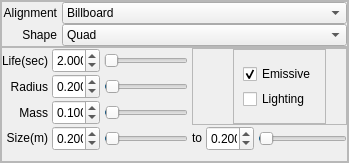
                  <widget class="QFrame" name="ParticlesFrame1Left">
                   <property name="sizePolicy">
                    <sizepolicy hsizetype="Preferred" vsizetype="Preferred">
                     <horstretch>3</horstretch>
                     <verstretch>0</verstretch>
                    </sizepolicy>
                   </property>
                   <property name="frameShape">
                    <enum>QFrame::StyledPanel</enum>
                   </property>
                   <property name="frameShadow">
                    <enum>QFrame::Raised</enum>
                   </property>
                   <layout class="QVBoxLayout" name="verticalLayout_5">
                    <property name="spacing">
                     <number>0</number>
                    </property>
                    <property name="margin">
                     <number>0</number>
                    </property>
                    <item>
                     <widget class="QFrame" name="ParticlesFrame1Left1">
                      <property name="frameShape">
                       <enum>QFrame::StyledPanel</enum>
                      </property>
                      <property name="frameShadow">
                       <enum>QFrame::Raised</enum>
                      </property>
                      <layout class="QGridLayout" name="gridLayout_2">
                       <property name="horizontalSpacing">
                        <number>5</number>
                       </property>
                       <property name="verticalSpacing">
                        <number>0</number>
                       </property>
                       <property name="margin">
                        <number>0</number>
                       </property>
                       <item row="1" column="1">
                        <widget class="QComboBox" name="ShapeComboBox">
                         <property name="sizePolicy">
                          <sizepolicy hsizetype="Preferred" vsizetype="Preferred">
                           <horstretch>2</horstretch>
                           <verstretch>0</verstretch>
                          </sizepolicy>
                         </property>
                         <property name="baseSize">
                          <size>
                           <width>130</width>
                           <height>25</height>
                          </size>
                         </property>
                         <property name="currentIndex">
                          <number>1</number>
                         </property>
                         <item>
                          <property name="text">
                           <string>Point</string>
                          </property>
                         </item>
                         <item>
                          <property name="text">
                           <string>Quad</string>
                          </property>
                         </item>
                         <item>
                          <property name="text">
                           <string>Quad Tri Strip</string>
                          </property>
                         </item>
                         <item>
                          <property name="text">
                           <string>Hexagon</string>
                          </property>
                         </item>
                         <item>
                          <property name="text">
                           <string>Line</string>
                          </property>
                         </item>
                        </widget>
                       </item>
                       <item row="0" column="1">
                        <widget class="QComboBox" name="AlignmentComboBox">
                         <property name="sizePolicy">
                          <sizepolicy hsizetype="Preferred" vsizetype="Preferred">
                           <horstretch>2</horstretch>
                           <verstretch>0</verstretch>
                          </sizepolicy>
                         </property>
                         <property name="baseSize">
                          <size>
                           <width>95</width>
                           <height>25</height>
                          </size>
                         </property>
                         <property name="autoFillBackground">
                          <bool>false</bool>
                         </property>
                         <item>
                          <property name="text">
                           <string>Billboard</string>
                          </property>
                         </item>
                         <item>
                          <property name="text">
                           <string>Fixed</string>
                          </property>
                         </item>
                        </widget>
                       </item>
                       <item row="0" column="0">
                        <widget class="QLabel" name="AlignmentLabel">
                         <property name="sizePolicy">
                          <sizepolicy hsizetype="Fixed" vsizetype="Fixed">
                           <horstretch>1</horstretch>
                           <verstretch>0</verstretch>
                          </sizepolicy>
                         </property>
                         <property name="text">
                          <string>Alignment</string>
                         </property>
                         <property name="alignment">
                          <set>Qt::AlignRight|Qt::AlignTrailing|Qt::AlignVCenter</set>
                         </property>
                        </widget>
                       </item>
                       <item row="1" column="0">
                        <widget class="QLabel" name="ShapeLabel">
                         <property name="sizePolicy">
                          <sizepolicy hsizetype="Minimum" vsizetype="Fixed">
                           <horstretch>1</horstretch>
                           <verstretch>0</verstretch>
                          </sizepolicy>
                         </property>
                         <property name="text">
                          <string>Shape</string>
                         </property>
                         <property name="alignment">
                          <set>Qt::AlignRight|Qt::AlignTrailing|Qt::AlignVCenter</set>
                         </property>
                        </widget>
                       </item>
                      </layout>
                     </widget>
                    </item>
                    <item>
                     <widget class="QFrame" name="ParticlesFrame1Left2">
                      <property name="frameShape">
                       <enum>QFrame::StyledPanel</enum>
                      </property>
                      <property name="frameShadow">
                       <enum>QFrame::Raised</enum>
                      </property>
                      <layout class="QGridLayout" name="gridLayout_9">
                       <property name="leftMargin">
                        <number>0</number>
                       </property>
                       <property name="topMargin">
                        <number>0</number>
                       </property>
                       <property name="rightMargin">
                        <number>0</number>
                       </property>
                       <property name="bottomMargin">
                        <number>10</number>
                       </property>
                       <property name="horizontalSpacing">
                        <number>4</number>
                       </property>
                       <property name="verticalSpacing">
                        <number>1</number>
                       </property>
                       <item row="0" column="0">
                        <widget class="QLabel" name="LifeLabel">
                         <property name="sizePolicy">
                          <sizepolicy hsizetype="Preferred" vsizetype="Fixed">
                           <horstretch>0</horstretch>
                           <verstretch>0</verstretch>
                          </sizepolicy>
                         </property>
                         <property name="minimumSize">
                          <size>
                           <width>0</width>
                           <height>25</height>
                          </size>
                         </property>
                         <property name="toolTip">
                          <string>The lifetime of each particle (seconds)</string>
                         </property>
                         <property name="text">
                          <string>Life(sec)</string>
                         </property>
                         <property name="alignment">
                          <set>Qt::AlignRight|Qt::AlignTrailing|Qt::AlignVCenter</set>
                         </property>
                        </widget>
                       </item>
                       <item row="1" column="0">
                        <widget class="QLabel" name="RadiusLabel">
                         <property name="sizePolicy">
                          <sizepolicy hsizetype="Preferred" vsizetype="Fixed">
                           <horstretch>0</horstretch>
                           <verstretch>0</verstretch>
                          </sizepolicy>
                         </property>
                         <property name="minimumSize">
                          <size>
                           <width>0</width>
                           <height>25</height>
                          </size>
                         </property>
                         <property name="text">
                          <string>Radius</string>
                         </property>
                         <property name="alignment">
                          <set>Qt::AlignRight|Qt::AlignTrailing|Qt::AlignVCenter</set>
                         </property>
                        </widget>
                       </item>
                       <item row="2" column="0">
                        <widget class="QLabel" name="MassLabel">
                         <property name="sizePolicy">
                          <sizepolicy hsizetype="Preferred" vsizetype="Fixed">
                           <horstretch>0</horstretch>
                           <verstretch>0</verstretch>
                          </sizepolicy>
                         </property>
                         <property name="minimumSize">
                          <size>
                           <width>0</width>
                           <height>25</height>
                          </size>
                         </property>
                         <property name="text">
                          <string>Mass</string>
                         </property>
                         <property name="alignment">
                          <set>Qt::AlignRight|Qt::AlignTrailing|Qt::AlignVCenter</set>
                         </property>
                        </widget>
                       </item>
                       <item row="3" column="0">
                        <widget class="QLabel" name="SizeLabel">
                         <property name="sizePolicy">
                          <sizepolicy hsizetype="Preferred" vsizetype="Fixed">
                           <horstretch>0</horstretch>
                           <verstretch>0</verstretch>
                          </sizepolicy>
                         </property>
                         <property name="toolTip">
                          <string>Size at start of lifetime</string>
                         </property>
                         <property name="text">
                          <string>Size(m)</string>
                         </property>
                         <property name="alignment">
                          <set>Qt::AlignRight|Qt::AlignTrailing|Qt::AlignVCenter</set>
                         </property>
                        </widget>
                       </item>
                       <item row="3" column="3">
                        <widget class="QLabel" name="SizeToLabel">
                         <property name="sizePolicy">
                          <sizepolicy hsizetype="Fixed" vsizetype="Fixed">
                           <horstretch>0</horstretch>
                           <verstretch>0</verstretch>
                          </sizepolicy>
                         </property>
                         <property name="toolTip">
                          <string>Size at end of lifetime</string>
                         </property>
                         <property name="text">
                          <string>to</string>
                         </property>
                         <property name="alignment">
                          <set>Qt::AlignRight|Qt::AlignTrailing|Qt::AlignVCenter</set>
                         </property>
                        </widget>
                       </item>
                       <item row="0" column="3" rowspan="3" colspan="3">
                        <widget class="QFrame" name="LightingOuterFrame">
                         <property name="frameShape">
                          <enum>QFrame::StyledPanel</enum>
                         </property>
                         <property name="frameShadow">
                          <enum>QFrame::Raised</enum>
                         </property>
                         <layout class="QHBoxLayout" name="horizontalLayout_2">
                          <property name="spacing">
                           <number>0</number>
                          </property>
                          <property name="margin">
                           <number>0</number>
                          </property>
                          <item>
                           <spacer name="horizontalSpacer_9">
                            <property name="orientation">
                             <enum>Qt::Horizontal</enum>
                            </property>
                            <property name="sizeType">
                             <enum>QSizePolicy::Expanding</enum>
                            </property>
                            <property name="sizeHint" stdset="0">
                             <size>
                              <width>40</width>
                              <height>20</height>
                             </size>
                            </property>
                           </spacer>
                          </item>
                          <item>
                           <widget class="QFrame" name="LightingInnerFrame">
                            <property name="sizePolicy">
                             <sizepolicy hsizetype="Preferred" vsizetype="Preferred">
                              <horstretch>0</horstretch>
                              <verstretch>0</verstretch>
                             </sizepolicy>
                            </property>
                            <property name="frameShape">
                             <enum>QFrame::StyledPanel</enum>
                            </property>
                            <property name="frameShadow">
                             <enum>QFrame::Raised</enum>
                            </property>
                            <layout class="QVBoxLayout" name="verticalLayout_4">
                             <property name="spacing">
                              <number>0</number>
                             </property>
                             <property name="margin">
                              <number>9</number>
                             </property>
                             <item>
                              <widget class="QCheckBox" name="EmissiveCheckbox">
                               <property name="sizePolicy">
                                <sizepolicy hsizetype="Fixed" vsizetype="Fixed">
                                 <horstretch>0</horstretch>
                                 <verstretch>0</verstretch>
                                </sizepolicy>
                               </property>
                               <property name="text">
                                <string>Emissive</string>
                               </property>
                               <property name="checked">
                                <bool>true</bool>
                               </property>
                              </widget>
                             </item>
                             <item>
                              <widget class="QCheckBox" name="LightingCheckbox">
                               <property name="sizePolicy">
                                <sizepolicy hsizetype="Fixed" vsizetype="Fixed">
                                 <horstretch>0</horstretch>
                                 <verstretch>0</verstretch>
                                </sizepolicy>
                               </property>
                               <property name="text">
                                <string>Lighting</string>
                               </property>
                              </widget>
                             </item>
                            </layout>
                           </widget>
                          </item>
                          <item>
                           <spacer name="horizontalSpacer_10">
                            <property name="orientation">
                             <enum>Qt::Horizontal</enum>
                            </property>
                            <property name="sizeHint" stdset="0">
                             <size>
                              <width>20</width>
                              <height>20</height>
                             </size>
                            </property>
                           </spacer>
                          </item>
                         </layout>
                        </widget>
                       </item>
                       <item row="1" column="2">
                        <widget class="QSlider" name="RadiusSlider">
                         <property name="sizePolicy">
                          <sizepolicy hsizetype="Expanding" vsizetype="Fixed">
                           <horstretch>0</horstretch>
                           <verstretch>0</verstretch>
                          </sizepolicy>
                         </property>
                         <property name="maximum">
                          <number>1000</number>
                         </property>
                         <property name="value">
                          <number>20</number>
                         </property>
                         <property name="orientation">
                          <enum>Qt::Horizontal</enum>
                         </property>
                        </widget>
                       </item>
                       <item row="2" column="2">
                        <widget class="QSlider" name="MassSlider">
                         <property name="sizePolicy">
                          <sizepolicy hsizetype="Expanding" vsizetype="Fixed">
                           <horstretch>0</horstretch>
                           <verstretch>0</verstretch>
                          </sizepolicy>
                         </property>
                         <property name="maximum">
                          <number>1000</number>
                         </property>
                         <property name="value">
                          <number>10</number>
                         </property>
                         <property name="orientation">
                          <enum>Qt::Horizontal</enum>
                         </property>
                        </widget>
                       </item>
                       <item row="3" column="2">
                        <widget class="QSlider" name="SizeFromSlider">
                         <property name="sizePolicy">
                          <sizepolicy hsizetype="Expanding" vsizetype="Fixed">
                           <horstretch>0</horstretch>
                           <verstretch>0</verstretch>
                          </sizepolicy>
                         </property>
                         <property name="toolTip">
                          <string>Size at start of lifetime</string>
                         </property>
                         <property name="maximum">
                          <number>100</number>
                         </property>
                         <property name="value">
                          <number>2</number>
                         </property>
                         <property name="orientation">
                          <enum>Qt::Horizontal</enum>
                         </property>
                         <property name="tickPosition">
                          <enum>QSlider::NoTicks</enum>
                         </property>
                         <property name="tickInterval">
                          <number>0</number>
                         </property>
                        </widget>
                       </item>
                       <item row="0" column="1">
                        <widget class="QDoubleSpinBox" name="LifeSpinBox">
                         <property name="sizePolicy">
                          <sizepolicy hsizetype="Fixed" vsizetype="Fixed">
                           <horstretch>0</horstretch>
                           <verstretch>0</verstretch>
                          </sizepolicy>
                         </property>
                         <property name="minimumSize">
                          <size>
                           <width>48</width>
                           <height>25</height>
                          </size>
                         </property>
                         <property name="maximumSize">
                          <size>
                           <width>48</width>
                           <height>25</height>
                          </size>
                         </property>
                         <property name="toolTip">
                          <string>The lifetime of each particle (seconds)</string>
                         </property>
                         <property name="alignment">
                          <set>Qt::AlignRight|Qt::AlignTrailing|Qt::AlignVCenter</set>
                         </property>
                         <property name="decimals">
                          <number>3</number>
                         </property>
                         <property name="maximum">
                          <double>1000.000000000000000</double>
                         </property>
                         <property name="singleStep">
                          <double>0.010000000000000</double>
                         </property>
                         <property name="value">
                          <double>2.000000000000000</double>
                         </property>
                        </widget>
                       </item>
                       <item row="1" column="1">
                        <widget class="QDoubleSpinBox" name="RadiusSpinBox">
                         <property name="sizePolicy">
                          <sizepolicy hsizetype="Fixed" vsizetype="Fixed">
                           <horstretch>0</horstretch>
                           <verstretch>0</verstretch>
                          </sizepolicy>
                         </property>
                         <property name="minimumSize">
                          <size>
                           <width>48</width>
                           <height>25</height>
                          </size>
                         </property>
                         <property name="maximumSize">
                          <size>
                           <width>48</width>
                           <height>25</height>
                          </size>
                         </property>
                         <property name="alignment">
                          <set>Qt::AlignRight|Qt::AlignTrailing|Qt::AlignVCenter</set>
                         </property>
                         <property name="decimals">
                          <number>3</number>
                         </property>
                         <property name="maximum">
                          <double>10.000000000000000</double>
                         </property>
                         <property name="singleStep">
                          <double>0.010000000000000</double>
                         </property>
                         <property name="value">
                          <double>0.200000000000000</double>
                         </property>
                        </widget>
                       </item>
                       <item row="3" column="5">
                        <widget class="QSlider" name="SizeToSlider">
                         <property name="sizePolicy">
                          <sizepolicy hsizetype="Expanding" vsizetype="Fixed">
                           <horstretch>0</horstretch>
                           <verstretch>0</verstretch>
                          </sizepolicy>
                         </property>
                         <property name="toolTip">
                          <string>Size at end of lifetime</string>
                         </property>
                         <property name="maximum">
                          <number>100</number>
                         </property>
                         <property name="value">
                          <number>2</number>
                         </property>
                         <property name="orientation">
                          <enum>Qt::Horizontal</enum>
                         </property>
                        </widget>
                       </item>
                       <item row="2" column="1">
                        <widget class="QDoubleSpinBox" name="MassSpinBox">
                         <property name="sizePolicy">
                          <sizepolicy hsizetype="Fixed" vsizetype="Fixed">
                           <horstretch>0</horstretch>
                           <verstretch>0</verstretch>
                          </sizepolicy>
                         </property>
                         <property name="minimumSize">
                          <size>
                           <width>48</width>
                           <height>25</height>
                          </size>
                         </property>
                         <property name="maximumSize">
                          <size>
                           <width>48</width>
                           <height>25</height>
                          </size>
                         </property>
                         <property name="alignment">
                          <set>Qt::AlignRight|Qt::AlignTrailing|Qt::AlignVCenter</set>
                         </property>
                         <property name="decimals">
                          <number>3</number>
                         </property>
                         <property name="maximum">
                          <double>10.000000000000000</double>
                         </property>
                         <property name="singleStep">
                          <double>0.010000000000000</double>
                         </property>
                         <property name="value">
                          <double>0.100000000000000</double>
                         </property>
                        </widget>
                       </item>
                       <item row="3" column="1">
                        <widget class="QDoubleSpinBox" name="SizeFromSpinBox">
                         <property name="sizePolicy">
                          <sizepolicy hsizetype="Fixed" vsizetype="Fixed">
                           <horstretch>0</horstretch>
                           <verstretch>0</verstretch>
                          </sizepolicy>
                         </property>
                         <property name="minimumSize">
                          <size>
                           <width>48</width>
                           <height>25</height>
                          </size>
                         </property>
                         <property name="maximumSize">
                          <size>
                           <width>48</width>
                           <height>25</height>
                          </size>
                         </property>
                         <property name="toolTip">
                          <string>Size at start of lifetime</string>
                         </property>
                         <property name="alignment">
                          <set>Qt::AlignRight|Qt::AlignTrailing|Qt::AlignVCenter</set>
                         </property>
                         <property name="decimals">
                          <number>3</number>
                         </property>
                         <property name="maximum">
                          <double>1000.000000000000000</double>
                         </property>
                         <property name="singleStep">
                          <double>0.010000000000000</double>
                         </property>
                         <property name="value">
                          <double>0.200000000000000</double>
                         </property>
                        </widget>
                       </item>
                       <item row="3" column="4">
                        <widget class="QDoubleSpinBox" name="SizeToSpinBox">
                         <property name="sizePolicy">
                          <sizepolicy hsizetype="Fixed" vsizetype="Fixed">
                           <horstretch>0</horstretch>
                           <verstretch>0</verstretch>
                          </sizepolicy>
                         </property>
                         <property name="minimumSize">
                          <size>
                           <width>48</width>
                           <height>25</height>
                          </size>
                         </property>
                         <property name="maximumSize">
                          <size>
                           <width>48</width>
                           <height>25</height>
                          </size>
                         </property>
                         <property name="toolTip">
                          <string>Size at end of lifetime</string>
                         </property>
                         <property name="alignment">
                          <set>Qt::AlignRight|Qt::AlignTrailing|Qt::AlignVCenter</set>
                         </property>
                         <property name="decimals">
                          <number>3</number>
                         </property>
                         <property name="maximum">
                          <double>1000.000000000000000</double>
                         </property>
                         <property name="singleStep">
                          <double>0.010000000000000</double>
                         </property>
                         <property name="value">
                          <double>0.200000000000000</double>
                         </property>
                        </widget>
                       </item>
                       <item row="0" column="2">
                        <widget class="QSlider" name="LifeSlider">
                         <property name="sizePolicy">
                          <sizepolicy hsizetype="Expanding" vsizetype="Fixed">
                           <horstretch>0</horstretch>
                           <verstretch>0</verstretch>
                          </sizepolicy>
                         </property>
                         <property name="toolTip">
                          <string>The lifetime of each particle (seconds)</string>
                         </property>
                         <property name="maximum">
                          <number>1000</number>
                         </property>
                         <property name="value">
                          <number>2</number>
                         </property>
                         <property name="orientation">
                          <enum>Qt::Horizontal</enum>
                         </property>
                         <property name="invertedAppearance">
                          <bool>false</bool>
                         </property>
                         <property name="invertedControls">
                          <bool>false</bool>
                         </property>
                        </widget>
                       </item>
                      </layout>
                     </widget>
                    </item>
                   </layout>
                  </widget>
